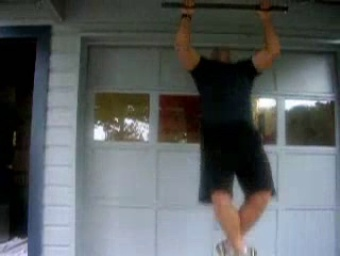
#> input picture pullup_img_frames/img_00001.jpg, 340 x 256 px
$ python streaming2.py pullup_img_frames out   (older library calls are emulated)
#> lines starting #> are read from the running program, lines starting #| are printed output that depends on the picture
import argparse
import os
import glob
import cv2
from PIL import Image
from multiprocessing import Pool, current_process
import time
import threading
import scipy.misc
def run_optical_flow(in_path, out_path, bound=15):
#> called with in_path = 'pullup_img_frames', out_path = 'out', bound = 15
    total_extraction_time = 0
    if len(os.listdir(in_path)) == 0:
        pass
    else:
        frame1 = os.path.join(in_path, sorted(os.listdir(in_path))[0])
        prevgray = cv2.cvtColor(cv2.imread(frame1), cv2.COLOR_BGR2GRAY)
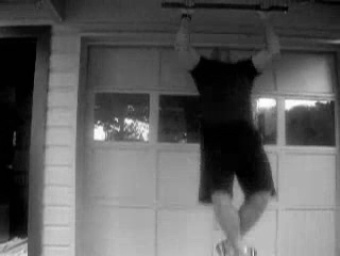
#> prevgray: shape (256, 340); min 0, max 255, mean 95
        for i in range(len(os.listdir(in_path))-1):
            tic = time.time()
            frame2 = os.path.join(in_path, sorted(os.listdir(in_path))[i+1])
            gray = cv2.cvtColor(cv2.imread(os.path.join(frame2)), cv2.COLOR_BGR2GRAY)
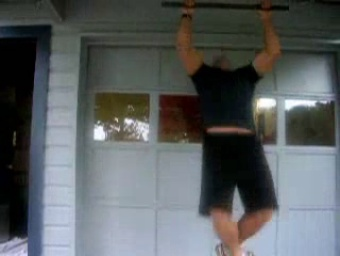
#> input picture pullup_img_frames/img_00002.jpg, 340 x 256 px
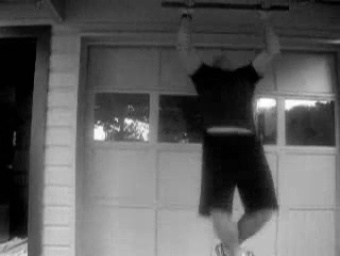
#> gray: shape (256, 340); min 0, max 255, mean 93.6
            frame_0, frame_1 = prevgray, gray
#> (the run stopped early here; a loop or call above may not have finished)
